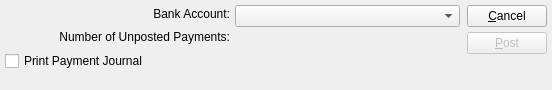
<?xml version="1.0" encoding="UTF-8"?>
<ui version="4.0">
 <comment>This file is part of the xTuple ERP: PostBooks Edition, a free and
open source Enterprise Resource Planning software suite,
Copyright (c) 1999-2019 by OpenMFG LLC, d/b/a xTuple.
It is licensed to you under the Common Public Attribution License
version 1.0, the full text of which (including xTuple-specific Exhibits)
is available at www.xtuple.com/CPAL.  By using this software, you agree
to be bound by its terms.</comment>
 <class>postChecks</class>
 <widget class="QDialog" name="postChecks">
  <property name="geometry">
   <rect>
    <x>0</x>
    <y>0</y>
    <width>552</width>
    <height>90</height>
   </rect>
  </property>
  <property name="windowTitle">
   <string>Post Payments</string>
  </property>
  <layout class="QHBoxLayout">
   <property name="spacing">
    <number>7</number>
   </property>
   <property name="margin">
    <number>5</number>
   </property>
   <item>
    <layout class="QVBoxLayout">
     <property name="spacing">
      <number>0</number>
     </property>
     <item>
      <layout class="QVBoxLayout">
       <property name="spacing">
        <number>5</number>
       </property>
       <item>
        <layout class="QHBoxLayout">
         <property name="spacing">
          <number>5</number>
         </property>
         <item>
          <layout class="QVBoxLayout">
           <property name="spacing">
            <number>5</number>
           </property>
           <item>
            <widget class="QLabel" name="_bankaccntLit">
             <property name="text">
              <string>Bank Account:</string>
             </property>
             <property name="alignment">
              <set>Qt::AlignRight|Qt::AlignTrailing|Qt::AlignVCenter</set>
             </property>
            </widget>
           </item>
           <item>
            <widget class="QLabel" name="_numberOfChecksLit">
             <property name="text">
              <string>Number of Unposted Payments:</string>
             </property>
             <property name="alignment">
              <set>Qt::AlignRight|Qt::AlignTrailing|Qt::AlignVCenter</set>
             </property>
            </widget>
           </item>
          </layout>
         </item>
         <item>
          <layout class="QVBoxLayout">
           <property name="spacing">
            <number>5</number>
           </property>
           <item>
            <widget class="XComboBox" name="_bankaccnt"/>
           </item>
           <item>
            <widget class="XLabel" name="_numberOfChecks">
             <property name="text">
              <string/>
             </property>
             <property name="alignment">
              <set>Qt::AlignLeading|Qt::AlignLeft|Qt::AlignVCenter</set>
             </property>
            </widget>
           </item>
          </layout>
         </item>
        </layout>
       </item>
       <item>
        <layout class="QHBoxLayout">
         <property name="spacing">
          <number>0</number>
         </property>
         <item>
          <widget class="XCheckBox" name="_printJournal">
           <property name="text">
            <string>Print Payment Journal</string>
           </property>
          </widget>
         </item>
         <item>
          <spacer>
           <property name="orientation">
            <enum>Qt::Horizontal</enum>
           </property>
           <property name="sizeType">
            <enum>QSizePolicy::Expanding</enum>
           </property>
           <property name="sizeHint" stdset="0">
            <size>
             <width>26</width>
             <height>10</height>
            </size>
           </property>
          </spacer>
         </item>
        </layout>
       </item>
      </layout>
     </item>
     <item>
      <spacer>
       <property name="orientation">
        <enum>Qt::Vertical</enum>
       </property>
       <property name="sizeType">
        <enum>QSizePolicy::Expanding</enum>
       </property>
       <property name="sizeHint" stdset="0">
        <size>
         <width>16</width>
         <height>70</height>
        </size>
       </property>
      </spacer>
     </item>
    </layout>
   </item>
   <item>
    <layout class="QVBoxLayout">
     <property name="spacing">
      <number>0</number>
     </property>
     <item>
      <layout class="QVBoxLayout">
       <property name="spacing">
        <number>5</number>
       </property>
       <item>
        <widget class="QPushButton" name="_close">
         <property name="text">
          <string>&amp;Cancel</string>
         </property>
        </widget>
       </item>
       <item>
        <widget class="QPushButton" name="_post">
         <property name="text">
          <string>&amp;Post</string>
         </property>
         <property name="autoDefault">
          <bool>true</bool>
         </property>
         <property name="enabled">
          <bool>false</bool>
         </property>
         <property name="default">
          <bool>true</bool>
         </property>
        </widget>
       </item>
      </layout>
     </item>
     <item>
      <spacer>
       <property name="orientation">
        <enum>Qt::Vertical</enum>
       </property>
       <property name="sizeType">
        <enum>QSizePolicy::Expanding</enum>
       </property>
       <property name="sizeHint" stdset="0">
        <size>
         <width>10</width>
         <height>31</height>
        </size>
       </property>
      </spacer>
     </item>
    </layout>
   </item>
  </layout>
 </widget>
 <layoutdefault spacing="5" margin="5"/>
 <customwidgets>
  <customwidget>
   <class>XCheckBox</class>
   <extends>QCheckBox</extends>
   <header>xcheckbox.h</header>
  </customwidget>
  <customwidget>
   <class>XComboBox</class>
   <extends>QComboBox</extends>
   <header>xcombobox.h</header>
  </customwidget>
  <customwidget>
   <class>XLabel</class>
   <extends>QLabel</extends>
   <header>xlabel.h</header>
  </customwidget>
 </customwidgets>
 <tabstops>
  <tabstop>_bankaccnt</tabstop>
  <tabstop>_printJournal</tabstop>
  <tabstop>_post</tabstop>
  <tabstop>_close</tabstop>
 </tabstops>
 <resources/>
 <connections>
  <connection>
   <sender>_close</sender>
   <signal>clicked()</signal>
   <receiver>postChecks</receiver>
   <slot>reject()</slot>
   <hints>
    <hint type="sourcelabel">
     <x>20</x>
     <y>20</y>
    </hint>
    <hint type="destinationlabel">
     <x>20</x>
     <y>20</y>
    </hint>
   </hints>
  </connection>
 </connections>
</ui>
